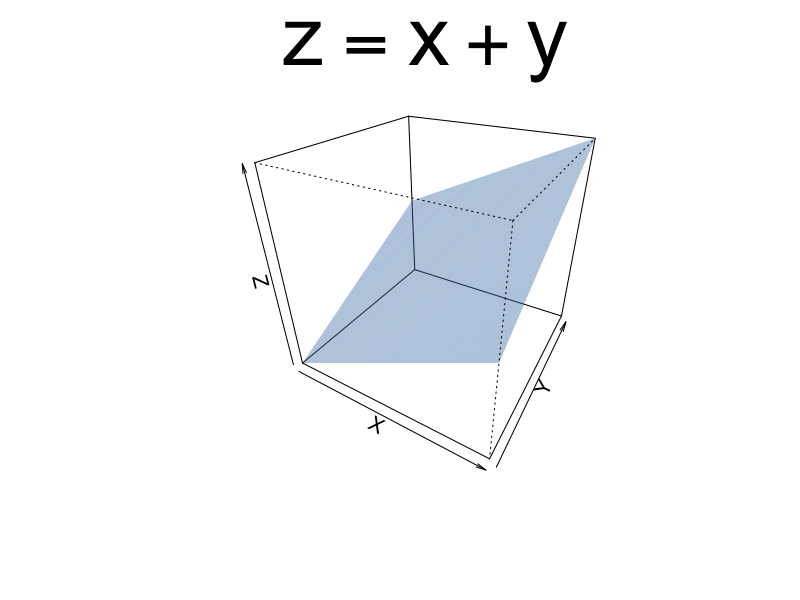

Source code (R):
# 创建网格
n <- 500
x <- y <- seq(-10, 10, length = n)
z <- outer(x, y, "+")

# 设置输出为PNG文件
res <- 100
fn <- "cover.png"
png(fn, width = 8 * res, height = 6 * res, res = res, pointsize = 15)
message("Writing:", fn)
# 绘制图形
persp(x, y, z,
    theta = 30, phi = 30,
    col = adjustcolor("steelblue", 0.5),
    border = NA, box = TRUE,
    xlab = "X", ylab = "Y", zlab = "Z",
    main = expression(z == x + y),
    cex = 4, cex.axis = 4, cex.main = 4
)

# 关闭PNG设备，保存文件
dev.off()
